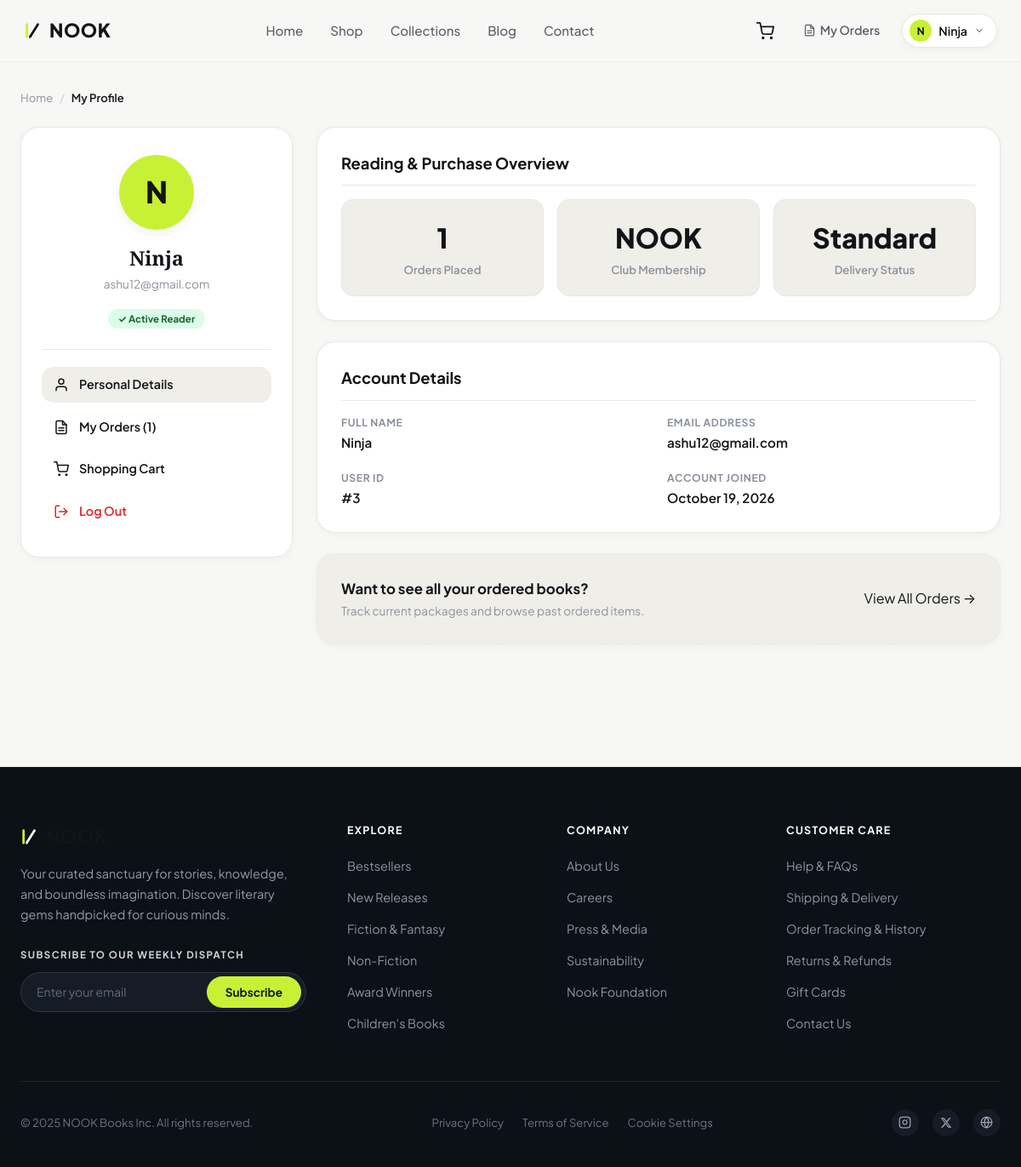
The page /user/profile/ (signed in) on the database its author committed.
### user/models.py (models this page shows, shortened)
class User(AbstractBaseUser, PermissionsMixin):
    name = models.CharField(max_length=150)
    email = models.EmailField(unique=True)
    is_active = models.BooleanField(default=True)
    is_staff = models.BooleanField(default=False)
    created_at = models.DateTimeField(auto_now_add=True)
    objects = UserManager()
    USERNAME_FIELD = "email"
    REQUIRED_FIELDS = ["name"]
    class Meta:
        verbose_name = "User"
        verbose_name_plural = "Users"
        ordering = ["-created_at"]

### user/page_urls.py (the view)
# urls.py: path("profile/",  profile_page,  name="user-profile"),
def profile_page(request):
    if not request.user.is_authenticated:
        messages.info(request, "Please log in to view your profile.")
        return redirect("user-login")
    orders_count = request.user.orders.count() if hasattr(request.user, "orders") else 0
    return render(request, "user/profile.html", {
        "user": request.user,
        "orders_count": orders_count,
    })

### user/templates/user/profile.html (shortened to what this page needs)
{% extends "layout.html" %}
{% load static %}
{% block content %}
<div class="profile-page">
  <div class="container">
    <nav class="profile-breadcrumb" aria-label="Breadcrumb">
      <a href="{% url 'home' %}">Home</a>
      <span class="sep">/</span>
      <span class="active">My Profile</span>
    </nav>
    <div class="profile-layout">
      <aside class="profile-summary-card">
        <div class="profile-avatar-large">
          {{ user.name|slice:":1"|upper|default:"U" }}
        </div>
        <h2 class="profile-user-name">{{ user.name }}</h2>
        <p class="profile-user-email">{{ user.email }}</p>
        <span class="profile-role-badge">✓ Active Reader</span>
        <nav class="profile-nav-list" aria-label="Profile navigation">
          <a href="{% url 'user-profile' %}" class="profile-nav-link active">
            <svg width="18" height="18" viewBox="0 0 24 24" fill="none" stroke="currentColor" stroke-width="2" stroke-linecap="round" stroke-linejoin="round">
              <path d="M20 21v-2a4 4 0 0 0-4-4H8a4 4 0 0 0-4 4v2"></path>
              <circle cx="12" cy="7" r="4"></circle>
            </svg>
            Personal Details
          </a>
          <a href="{% url 'order-history' %}" class="profile-nav-link">
            My Orders ({{ orders_count }})
          </a>
          <a href="{% url 'cart' %}" class="profile-nav-link">
            <svg width="18" height="18" viewBox="0 0 24 24" fill="none" stroke="currentColor" stroke-width="2" stroke-linecap="round" stroke-linejoin="round">
              <circle cx="9" cy="21" r="1"></circle>
              <circle cx="20" cy="21" r="1"></circle>
              <path d="M1 1h4l2.68 13.39a2 2 0 0 0 2 1.61h9.72a2 2 0 0 0 2-1.61L23 6H6"></path>
            </svg>
            Shopping Cart
          </a>
          <a href="{% url 'user-logout' %}" class="profile-nav-link danger" id="profileLogoutBtn">
            <svg width="18" height="18" viewBox="0 0 24 24" fill="none" stroke="currentColor" stroke-width="2" stroke-linecap="round" stroke-linejoin="round">
              <path d="M9 21H5a2 2 0 0 1-2-2V5a2 2 0 0 1 2-2h4"></path>
              <polyline points="16 17 21 12 16 7"></polyline>
              <line x1="21" y1="12" x2="9" y2="12"></line>
            </svg>
            Log Out
          </a>
        </nav>
      </aside>
      <main class="profile-main-content">
        <div class="profile-info-card">
          <div class="card-section-title">
            <span>Reading &amp; Purchase Overview</span>
          </div>
          <div class="stats-grid">
            <div class="stat-card">
              <div class="stat-number">{{ orders_count }}</div>
              <div class="stat-label">Orders Placed</div>
            </div>
            <div class="stat-card">
              <div class="stat-number">NOOK</div>
              <div class="stat-label">Club Membership</div>
            </div>
            <div class="stat-card">
              <div class="stat-number">Standard</div>
              <div class="stat-label">Delivery Status</div>
            </div>
          </div>
        </div>
        <div class="profile-info-card">
          <div class="card-section-title">
            <span>Account Details</span>
          </div>
          <div class="profile-fields-grid">
            <div>
              <div class="profile-field-label">Full Name</div>
              <div class="profile-field-val">{{ user.name }}</div>
            </div>
            <div>
              <div class="profile-field-label">Email Address</div>
              <div class="profile-field-val">{{ user.email }}</div>
            </div>
            <div>
              <div class="profile-field-label">User ID</div>
              <div class="profile-field-val">#{{ user.id }}</div>
            </div>
            <div>
              <div class="profile-field-label">Account Joined</div>
              <div class="profile-field-val">{{ user.created_at|date:"F j, Y" }}</div>
            </div>
          </div>
        </div>
        <div class="profile-info-card" style="background:var(--surface-alt);border-style:dashed;">
          <div style="display:flex;justify-content:space-between;align-items:center;flex-wrap:wrap;gap:14px;">
            <div>
              <h3 style="font-size:1.05rem;font-weight:700;margin:0 0 4px;color:var(--text-primary);">Want to see all your ordered books?</h3>
              <p style="font-size:0.85rem;color:var(--text-muted);margin:0;">Track current packages and browse past ordered items.</p>
            </div>
            <a href="{% url 'order-history' %}" class="btn-confirm-primary" style="display:inline-flex;align-items:center;gap:6px;">
              View All Orders →
            </a>
          </div>
        </div>
      </main>
    </div>
  </div>
</div>
{% endblock %}

### templates/layout.html (shortened to what this page needs)
{% load static %}
<!DOCTYPE html>
<html lang="en">
<head>
  <link rel="stylesheet" href="{% static 'css/layout.css' %}" />
</head>
<body>
  <header class="site-header">
    <div class="nav-container">
      <a href="{% url 'home' %}" class="brand-logo" aria-label="NOOK Books">
        <span class="brand-icon">
          <svg width="22" height="22" viewBox="0 0 24 24" fill="none" xmlns="http://www.w3.org/2000/svg">
            <path d="M4 4V20" stroke="currentColor" stroke-width="3" stroke-linecap="round"/>
            <path d="M8 20L18 4" stroke="#121417" stroke-width="3" stroke-linecap="round"/>
          </svg>
        </span>
        <span class="brand-name">NOOK</span>
      </a>
      <nav aria-label="Main Navigation">
        <ul class="nav-menu">
          <li>
            <a href="{% url 'home' %}" class="nav-link {% block nav_home %}{% endblock %}">Home</a>
          </li>
          <li>
            <a href="{% url 'book-catalog' %}" class="nav-link {% block nav_shop %}{% endblock %}">Shop</a>
          </li>
          <li>
            <a href="{% url 'book-catalog' %}?category=fiction" class="nav-link {% block nav_collections %}{% endblock %}">Collections</a>
          </li>
          <li>
            <a href="{% url 'home' %}#about" class="nav-link">Blog</a>
          </li>
          <li>
            <a href="{% url 'home' %}#contact" class="nav-link">Contact</a>
          </li>
        </ul>
      </nav>
      <div class="header-actions">
        <a href="{% url 'cart' %}" class="cart-btn" aria-label="View Cart" id="cartButton">
          <svg width="21" height="21" viewBox="0 0 24 24" fill="none" stroke="currentColor" stroke-width="2" stroke-linecap="round" stroke-linejoin="round">
            <circle cx="9" cy="21" r="1"></circle>
            <circle cx="20" cy="21" r="1"></circle>
            <path d="M1 1h4l2.68 13.39a2 2 0 0 0 2 1.61h9.72a2 2 0 0 0 2-1.61L23 6H6"></path>
          </svg>
        </a>
        {% if user.is_authenticated %}
          <a href="{% url 'order-history' %}" class="nav-link" style="font-weight:600;font-size:0.88rem;display:inline-flex;align-items:center;gap:5px;padding:6px 10px;text-decoration:none;">
            My Orders
          </a>
          <div class="user-menu-dropdown">
            <button class="user-profile-pill" id="userMenuBtn" type="button" aria-expanded="false" aria-haspopup="true">
              <span class="user-avatar-circle">{{ user.name|slice:":1"|upper|default:"U" }}</span>
              <span>{{ user.name|truncatechars:12 }}</span>
              <svg class="dropdown-chevron" width="12" height="12" viewBox="0 0 24 24" fill="none" stroke="currentColor" stroke-width="2.5" stroke-linecap="round" stroke-linejoin="round">
                <polyline points="6 9 12 15 18 9"></polyline>
              </svg>
            </button>
          </div>
        {% else %}
          <a href="{% url 'user-login' %}" class="btn-signin">Sign In</a>
        {% endif %}
      </div>
    </div>
  </header>
  <main class="main-content">
    {% block content %}{% endblock %}
  </main>
  <footer class="site-footer">
    <div class="container">
      <div class="footer-top">
        <div class="footer-brand">
          <a href="{% url 'home' %}" class="brand-logo" style="color: #ffffff;">
            <span class="brand-icon">
              <svg width="22" height="22" viewBox="0 0 24 24" fill="none" xmlns="http://www.w3.org/2000/svg">
                <path d="M4 4V20" stroke="currentColor" stroke-width="3" stroke-linecap="round"/>
                <path d="M8 20L18 4" stroke="#ffffff" stroke-width="3" stroke-linecap="round"/>
              </svg>
            </span>
            <span class="brand-name">NOOK</span>
          </a>
          <p class="footer-desc">
            Your curated sanctuary for stories, knowledge, and boundless imagination. Discover literary gems handpicked for curious minds.
          </p>
          <p class="footer-subscribe-title">SUBSCRIBE TO OUR WEEKLY DISPATCH</p>
          <form class="footer-subscribe-form">
            <input type="email" class="footer-subscribe-input" placeholder="Enter your email" required />
            <button type="submit" class="footer-subscribe-btn">Subscribe</button>
          </form>
        </div>
        <div class="footer-col">
          <p class="footer-col-title">EXPLORE</p>
          <ul class="footer-links-list">
            <li><a href="{% url 'book-catalog' %}?bestseller=1" class="footer-link">Bestsellers</a></li>
            <li><a href="{% url 'book-catalog' %}" class="footer-link">New Releases</a></li>
            <li><a href="{% url 'book-catalog' %}?category=fiction" class="footer-link">Fiction &amp; Fantasy</a></li>
            <li><a href="{% url 'book-catalog' %}?category=non_fiction" class="footer-link">Non-Fiction</a></li>
            <li><a href="{% url 'book-catalog' %}" class="footer-link">Award Winners</a></li>
            <li><a href="{% url 'book-catalog' %}?category=children" class="footer-link">Children's Books</a></li>
          </ul>
        </div>
        <div class="footer-col">
          <p class="footer-col-title">COMPANY</p>
          <ul class="footer-links-list">
            <li><a href="#" class="footer-link">About Us</a></li>
            <li><a href="#" class="footer-link">Careers</a></li>
            <li><a href="#" class="footer-link">Press &amp; Media</a></li>
            <li><a href="#" class="footer-link">Sustainability</a></li>
            <li><a href="#" class="footer-link">Nook Foundation</a></li>
          </ul>
        </div>
        <div class="footer-col" id="contact">
          <p class="footer-col-title">CUSTOMER CARE</p>
          <ul class="footer-links-list">
            <li><a href="#" class="footer-link">Help &amp; FAQs</a></li>
            <li><a href="#" class="footer-link">Shipping &amp; Delivery</a></li>
            <li><a href="{% url 'order-history' %}" class="footer-link">Order Tracking &amp; History</a></li>
            <li><a href="#" class="footer-link">Returns &amp; Refunds</a></li>
            <li><a href="#" class="footer-link">Gift Cards</a></li>
            <li><a href="#" class="footer-link">Contact Us</a></li>
          </ul>
        </div>
      </div>
      <div class="footer-bottom">
        <div>
          &copy; 2025 NOOK Books Inc. All rights reserved.
        </div>
        <div class="footer-bottom-links">
          <a href="#" class="footer-bottom-link">Privacy Policy</a>
          <a href="#" class="footer-bottom-link">Terms of Service</a>
          <a href="#" class="footer-bottom-link">Cookie Settings</a>
        </div>
        <div class="footer-social-links">
          <a href="#" class="social-icon-btn" aria-label="Instagram">
          </a>
          <a href="#" class="social-icon-btn" aria-label="Twitter / X">
            <svg width="14" height="14" viewBox="0 0 24 24" fill="currentColor">
              <path d="M18.244 2.25h3.308l-7.227 8.26 8.502 11.24H16.17l-5.214-6.817L4.99 21.75H1.68l7.73-8.835L1.254 2.25H8.08l4.713 6.231zm-1.161 17.52h1.833L7.084 4.126H5.117z"/>
            </svg>
          </a>
          <a href="#" class="social-icon-btn" aria-label="Website">
          </a>
        </div>
      </div>
    </div>
  </footer>
</body>
</html>

### user/templates/user/profile.html (style rules this page uses)
.profile-page { background: var(--bg); min-height: 80vh; padding: 32px 0 64px; }
.profile-breadcrumb { display: flex; align-items: center; gap: 8px; font-size: 0.82rem; color: var(--text-muted); margin-bottom: 24px; }
.profile-breadcrumb a { color: var(--text-muted); text-decoration: none; transition: color var(--transition); }
.profile-breadcrumb .sep { opacity: 0.4; }
.profile-breadcrumb .active { color: var(--text-primary); font-weight: 600; }
.profile-layout { display: grid; grid-template-columns: 320px 1fr; gap: 28px; align-items: start; }
.profile-summary-card { background: var(--surface); border: 1px solid var(--border-light); border-radius: var(--radius-lg); padding: 32px 24px; text-align: center; box-shadow: var(--shadow-sm); }
.profile-avatar-large { width: 88px; height: 88px; border-radius: 50%; background: var(--accent-lime); color: var(--accent-dark); display: flex; align-items: center; justify-content: center; font-size: 2.2rem; font-weight: 800; margin: 0 auto 16px; box-shadow: 0 4px 14px rgba(0,0,0,0.06); }
.profile-user-name { font-family: var(--font-serif); font-size: 1.45rem; color: var(--text-primary); margin: 0 0 4px; }
.profile-user-email { font-size: 0.85rem; color: var(--text-muted); word-break: break-all; margin: 0 0 16px; }
.profile-role-badge { display: inline-block; background: #dcfce7; color: #166534; font-size: 0.72rem; font-weight: 700; padding: 3px 12px; border-radius: 999px; margin-bottom: 24px; }
.profile-nav-list { display: flex; flex-direction: column; gap: 8px; text-align: left; border-top: 1px solid var(--border-light); padding-top: 20px; }
.profile-nav-link { display: flex; align-items: center; gap: 12px; padding: 10px 14px; border-radius: var(--radius-md); color: var(--text-primary); text-decoration: none; font-size: 0.9rem; font-weight: 600; transition: all var(--transition); }
.profile-nav-link:hover, .profile-nav-link.active { background: var(--surface-alt); color: var(--text-primary); }
.profile-nav-link.danger { color: #dc2626; }
.profile-main-content { display: flex; flex-direction: column; gap: 24px; }
.profile-info-card { background: var(--surface); border: 1px solid var(--border-light); border-radius: var(--radius-lg); padding: 28px; box-shadow: var(--shadow-sm); }
.card-section-title { font-size: 1.15rem; font-weight: 700; color: var(--text-primary); margin: 0 0 16px; padding-bottom: 12px; border-bottom: 1px solid var(--border-light); display: flex; align-items: center; justify-content: space-between; }
.profile-fields-grid { display: grid; grid-template-columns: 1fr 1fr; gap: 20px; }
.profile-field-label { font-size: 0.76rem; text-transform: uppercase; letter-spacing: 0.05em; font-weight: 700; color: var(--text-muted); margin-bottom: 4px; }
.profile-field-val { font-size: 0.95rem; font-weight: 600; color: var(--text-primary); }
.stats-grid { display: grid; grid-template-columns: repeat(auto-fit, minmax(180px, 1fr)); gap: 16px; }
.stat-card { background: var(--surface-alt); border: 1px solid var(--border-light); border-radius: var(--radius-md); padding: 20px; text-align: center; }
.stat-number { font-size: 2rem; font-weight: 800; color: var(--text-primary); margin-bottom: 4px; }
.stat-label { font-size: 0.82rem; color: var(--text-muted); font-weight: 600; }

### rows shown on the page
User: name "N", name "Ninja", email "ashu12@gmail.com", id "3", created_at "October 19, 2026"

### other values the page prints
{{ orders_count }} "1"
